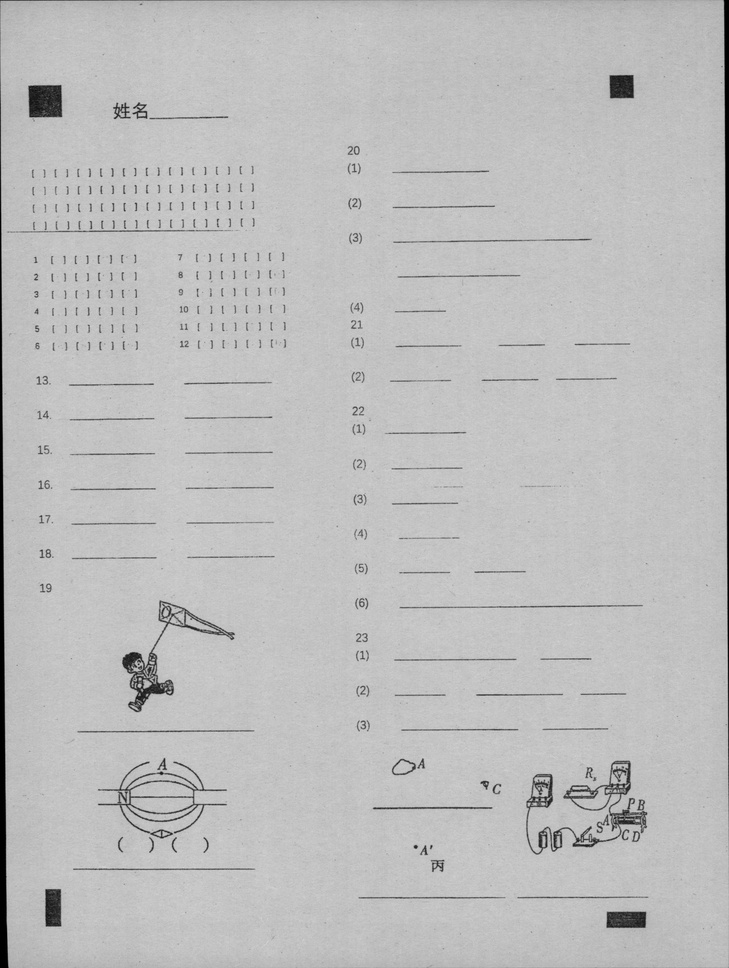
#> input picture app/templates/混合题模板_客观主观_v1/template_20260512_drawing_layout.jpg, 729 x 968 px, shrunk from 2320 x 3081 before the run
$ python marker_detector.py 'templates/混合题模板_客观主观_v1/template_20260512_drawing_layout.jpg' --debug-image 'templates/混合题模板_客观主观_v1/template.jpg' --aligned-image 'templates/混合题模板_客观主观_v1/template.jpg'
#> lines starting #> are read from the running program, lines starting #| are printed output that depends on the picture; after the words box and inside, x2 and y2 are one past the last pixel; in counts of white or black regions, pixels touching at a corner belong together
from __future__ import annotations

import argparse
import json
from dataclasses import dataclass, asdict
from pathlib import Path
from typing import Dict, List, Tuple

import cv2
import numpy as np
from PIL import Image

PROJECT_DIR = Path(__file__).resolve().parent
DEFAULT_TEMPLATE_JSON = PROJECT_DIR / 'marker_template.json'
DEFAULT_DEBUG_IMAGE = PROJECT_DIR / 'marker_detection_debug.png'
DEFAULT_ALIGNED_IMAGE = PROJECT_DIR / 'marker_aligned_preview.png'
EDGE_IGNORE_PX = 16


@dataclass
class MarkerSpec:
    key: str
    label: str
    roi: Tuple[float, float, float, float]  # x1, y1, x2, y2 in relative coords
    expected_ratio: float
    min_ratio: float
    max_ratio: float
    min_area_ratio: float
    max_area_ratio: float = 0.0025


MARKER_SPECS: List[MarkerSpec] = [
    MarkerSpec('top_left_big_square', '左上大方块', (0.00, 0.00, 0.22, 0.15), 1.0, 0.75, 1.30, 0.0006, 0.0018),
    MarkerSpec('top_right_small_square', '右上小方块', (0.78, 0.00, 1.00, 0.15), 1.0, 0.75, 1.30, 0.00030, 0.00085),
    MarkerSpec('bottom_left_vertical_rect', '左下竖矩形', (0.00, 0.85, 0.22, 1.00), 0.45, 0.20, 0.75, 0.00035, 0.0010),
    MarkerSpec('bottom_right_horizontal_rect', '右下横矩形', (0.78, 0.85, 1.00, 1.00), 2.35, 1.50, 3.50, 0.00035, 0.0012),
]


@dataclass
class Detection:
    key: str
    label: str
    bbox: Tuple[int, int, int, int]
    center: Tuple[float, float]
    area: float
    ratio: float
    score: float


ROTATIONS = [
    ('rot0', None),
    ('rot180', cv2.ROTATE_180),
    ('rot90cw', cv2.ROTATE_90_CLOCKWISE),
    ('rot90ccw', cv2.ROTATE_90_COUNTERCLOCKWISE),
]


def load_bgr(image_path: Path) -> np.ndarray:
    pil = Image.open(image_path).convert('RGB')
    return cv2.cvtColor(np.array(pil), cv2.COLOR_RGB2BGR)


def preprocess(bgr: np.ndarray) -> np.ndarray:
    gray = cv2.cvtColor(bgr, cv2.COLOR_BGR2GRAY)
    blur = cv2.GaussianBlur(gray, (5, 5), 0)
    _, th = cv2.threshold(blur, 0, 255, cv2.THRESH_BINARY_INV + cv2.THRESH_OTSU)
    kernel = cv2.getStructuringElement(cv2.MORPH_RECT, (3, 3))
    th = cv2.morphologyEx(th, cv2.MORPH_OPEN, kernel)
    return th


def roi_to_abs(spec: MarkerSpec, width: int, height: int) -> Tuple[int, int, int, int]:
    x1 = int(spec.roi[0] * width)
    y1 = int(spec.roi[1] * height)
    x2 = int(spec.roi[2] * width)
    y2 = int(spec.roi[3] * height)
    return x1, y1, x2, y2


def contour_score(spec: MarkerSpec, x: int, y: int, w: int, h: int, area: float, img_w: int, img_h: int) -> float:
    if h <= 0 or w <= 0:
        return -1.0
    ratio = w / h
    if not (spec.min_ratio <= ratio <= spec.max_ratio):
        return -1.0
    area_ratio = area / (img_w * img_h)
    if not (spec.min_area_ratio <= area_ratio <= spec.max_area_ratio):
        return -1.0
    fill = area / max(w * h, 1)
    ratio_penalty = abs(ratio - spec.expected_ratio)
    score = area * 0.001 + fill * 10.0 - ratio_penalty * 6.0
    return float(score)


def detect_marker_in_roi(binary: np.ndarray, spec: MarkerSpec) -> Detection | None:
    img_h, img_w = binary.shape[:2]
    rx1, ry1, rx2, ry2 = roi_to_abs(spec, img_w, img_h)
    roi = binary[ry1:ry2, rx1:rx2]
    contours, _ = cv2.findContours(roi, cv2.RETR_EXTERNAL, cv2.CHAIN_APPROX_SIMPLE)

    best = None
    best_score = -1e18
    for cnt in contours:
        area = cv2.contourArea(cnt)
        if area <= 0:
            continue
        x, y, w, h = cv2.boundingRect(cnt)
        ax, ay = rx1 + x, ry1 + y
        if ax <= EDGE_IGNORE_PX or ay <= EDGE_IGNORE_PX or ax + w >= img_w - EDGE_IGNORE_PX or ay + h >= img_h - EDGE_IGNORE_PX:
            # 扫描仪边缘黑边通常会贴边，优先排除
            continue
        score = contour_score(spec, ax, ay, w, h, area, img_w, img_h)
        if score > best_score:
            ratio = w / max(h, 1)
            best_score = score
            best = Detection(
                key=spec.key,
                label=spec.label,
                bbox=(ax, ay, w, h),
                center=(ax + w / 2, ay + h / 2),
                area=float(area),
                ratio=float(ratio),
                score=float(score),
            )
    return best


def validate_marker_layout(detections: Dict[str, Detection], img_w: int, img_h: int) -> bool:
    if len(detections) != 4:
        return False
    tl = detections.get('top_left_big_square')
    tr = detections.get('top_right_small_square')
    bl = detections.get('bottom_left_vertical_rect')
    br = detections.get('bottom_right_horizontal_rect')
    if not (tl and tr and bl and br):
        return False
    if tl.score <= 0 or tr.score <= 0 or bl.score <= 0 or br.score <= 0:
        return False
    # 左上大方块必须明显大于右上小方块
    if tl.area < tr.area * 1.15:
        return False
    # 四角形成的矩形几何对齐约束（上下边水平，左右边竖直）
    if abs(tl.center[1] - tr.center[1]) / img_h > 0.06:
        return False
    if abs(bl.center[1] - br.center[1]) / img_h > 0.06:
        return False
    if abs(tl.center[0] - bl.center[0]) / img_w > 0.06:
        return False
    if abs(tr.center[0] - br.center[0]) / img_w > 0.06:
        return False
    return True


def detect_markers_once(bgr: np.ndarray) -> Tuple[Dict[str, Detection], float]:
    binary = preprocess(bgr)
    img_h, img_w = binary.shape[:2]
    detections: Dict[str, Detection] = {}
    total_score = 0.0
    for spec in MARKER_SPECS:
        det = detect_marker_in_roi(binary, spec)
        if det is None:
            return {}, -1e18
        detections[spec.key] = det
        total_score += det.score
    if not validate_marker_layout(detections, img_w, img_h):
        return {}, -1e18
    return detections, total_score


def rotate_bgr(bgr: np.ndarray, code) -> np.ndarray:
    return bgr if code is None else cv2.rotate(bgr, code)


def detect_markers_with_orientation(bgr: np.ndarray, allowed_rotations=None):
    best = None
    for rotation_name, rotation_code in ROTATIONS:
        if allowed_rotations and rotation_name not in allowed_rotations:
            continue
        rotated = rotate_bgr(bgr, rotation_code)
        detections, score = detect_markers_once(rotated)
        if not detections:
            continue
        if best is None or score > best['score']:
            best = {
                'rotation': rotation_name,
                'score': score,
                'image': rotated,
                'detections': detections,
            }
    if best is None:
        raise RuntimeError('未能识别到完整的四个定位点，请检查模板图或标记形状。')
    return best


def draw_debug(bgr: np.ndarray, detections: Dict[str, Detection], out_path: Path):
    debug = bgr.copy()
    for spec in MARKER_SPECS:
        det = detections.get(spec.key)
        rx1, ry1, rx2, ry2 = roi_to_abs(spec, debug.shape[1], debug.shape[0])
        cv2.rectangle(debug, (rx1, ry1), (rx2, ry2), (180, 180, 0), 2)
        if det is None:
            continue
        x, y, w, h = det.bbox
        cv2.rectangle(debug, (x, y), (x + w, y + h), (0, 0, 255), 3)
        cv2.putText(
            debug,
            f"{spec.label} r={det.ratio:.2f}",
            (x, max(20, y - 8)),
            cv2.FONT_HERSHEY_SIMPLEX,
            0.7,
            (0, 0, 255),
            2,
            cv2.LINE_AA,
        )
    cv2.imwrite(str(out_path), debug)


def to_jsonable(best_result: dict, source_file: str) -> dict:
    img = best_result['image']
    detections = best_result['detections']
    return {
        'source_file': source_file,
        'rotation': best_result['rotation'],
        'page_size': {'width': int(img.shape[1]), 'height': int(img.shape[0])},
        'markers': {
            key: {
                'label': det.label,
                'bbox': {'x': int(det.bbox[0]), 'y': int(det.bbox[1]), 'w': int(det.bbox[2]), 'h': int(det.bbox[3])},
                'center': {'x': round(det.center[0], 2), 'y': round(det.center[1], 2)},
                'area': round(det.area, 2),
                'ratio': round(det.ratio, 3),
                'score': round(det.score, 3),
            }
            for key, det in detections.items()
        },
    }


# [7 lines left out: function save_template_config, not called in this run]


def load_template_config(path: Path) -> dict:
    return json.loads(path.read_text(encoding='utf-8'))


# [17 lines left out: function align_bgr_to_template, not called in this run]


def align_to_template(best_result: dict, template_cfg: dict, out_path: Path):
    warped = align_bgr_to_template(best_result, template_cfg)
    cv2.imwrite(str(out_path), warped)


# [14 lines left out: functions align_image_path_to_template, auto_pick_latest_template, not called in this run]


def main():
    ap = argparse.ArgumentParser()
    ap.add_argument('image', nargs='?', help='待检测图片路径；不填时自动使用项目目录下最新模板图')
    ap.add_argument('--write-template', action='store_true', help='将当前图片识别结果写入 marker_template.json')
    ap.add_argument('--template-json', default=str(DEFAULT_TEMPLATE_JSON), help='模板定位点 JSON，用于对齐预览')
    ap.add_argument('--debug-image', default=str(DEFAULT_DEBUG_IMAGE), help='调试图输出路径')
    ap.add_argument('--aligned-image', default=str(DEFAULT_ALIGNED_IMAGE), help='对齐图输出路径')
    args = ap.parse_args()

    image_path = Path(args.image) if args.image else auto_pick_latest_template()
    bgr = load_bgr(image_path)
#> in load_bgr, pil is the input picture: PIL image 729x968 RGB; min 0, max 216, mean 189.3
    best = detect_markers_with_orientation(bgr)
#> the loop in detect_markers_with_orientation, `for rotation_name, rotation_code in ROTATIONS:` made 4 passes
#> score on passes 1 to 4: 37.42, -1e+18, -1e+18, -1e+18
#> pass 1, in preprocess, `_, th = cv2.threshold(blur, 0, 255, cv2.THRESH_BINARY_INV + cv2.THRESH..`:
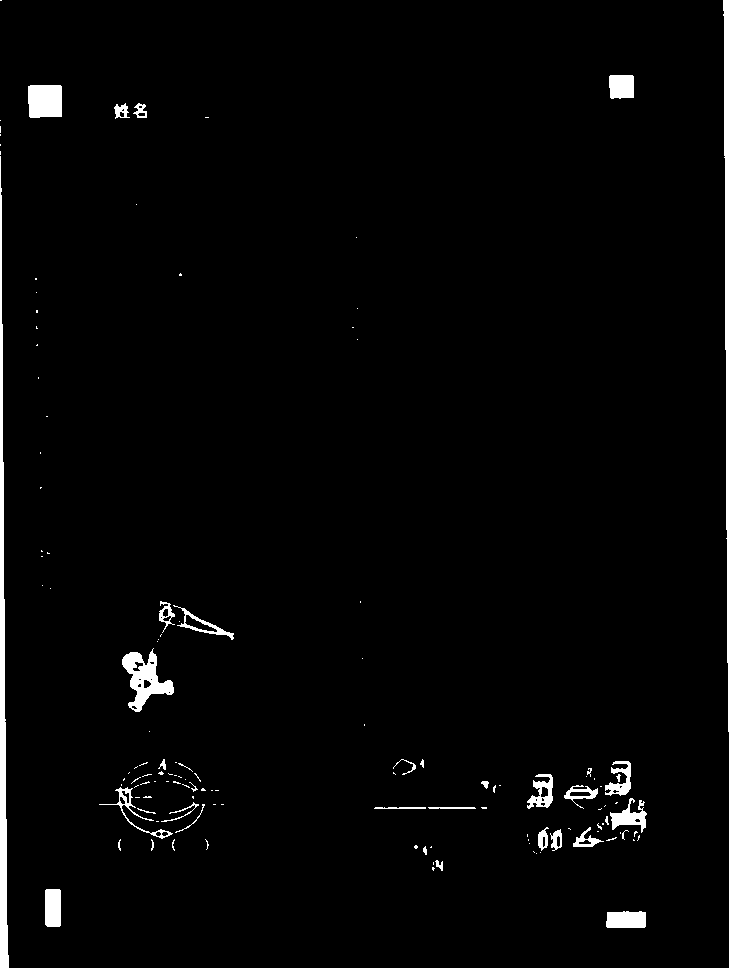
#> th: shape (968, 729); 2.1% white; 133 white regions (96 under 20 px), largest, box (x1, y1, x2, y2) and area: (0, 156, 9, 968) 3561, (723, 0, 729, 732) 2446, (122, 648, 174, 712) 1435
#> pass 1, in preprocess, `th = cv2.morphologyEx(th, cv2.MORPH_OPEN, kernel)`:
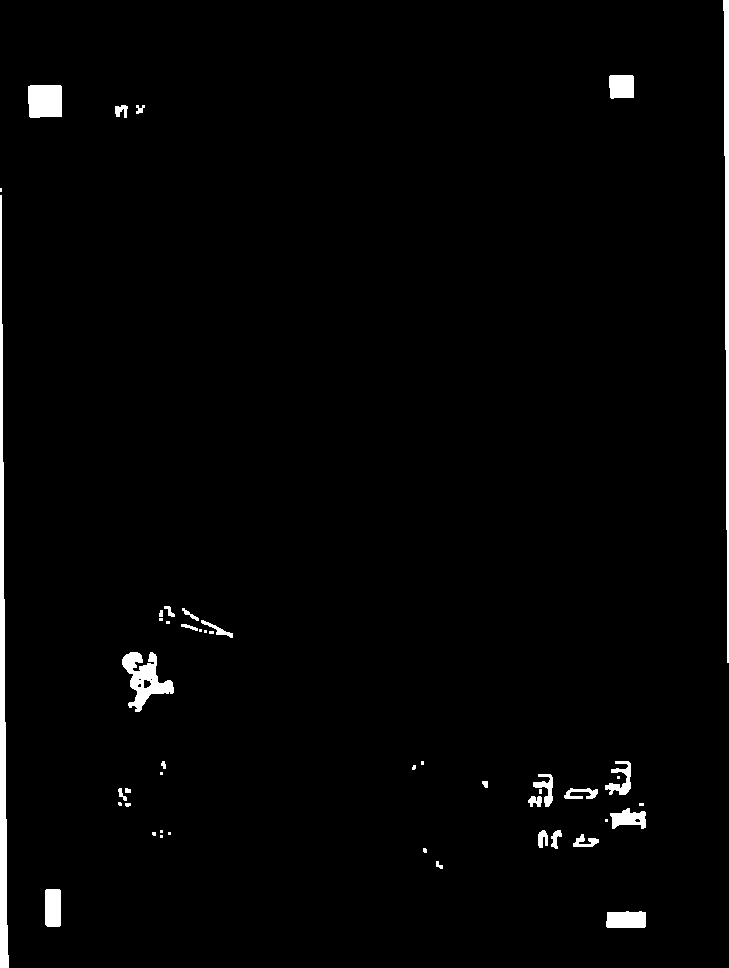
#> th: shape (968, 729); 1.8% white; 47 white regions (19 under 20 px), largest, box (x1, y1, x2, y2) and area: (0, 195, 9, 968) 3516, (723, 0, 729, 663) 2373, (122, 652, 174, 712) 1406
#> after the loop in detect_markers_with_orientation, `for rotation_name, rotation_code in ROTATIONS:`:
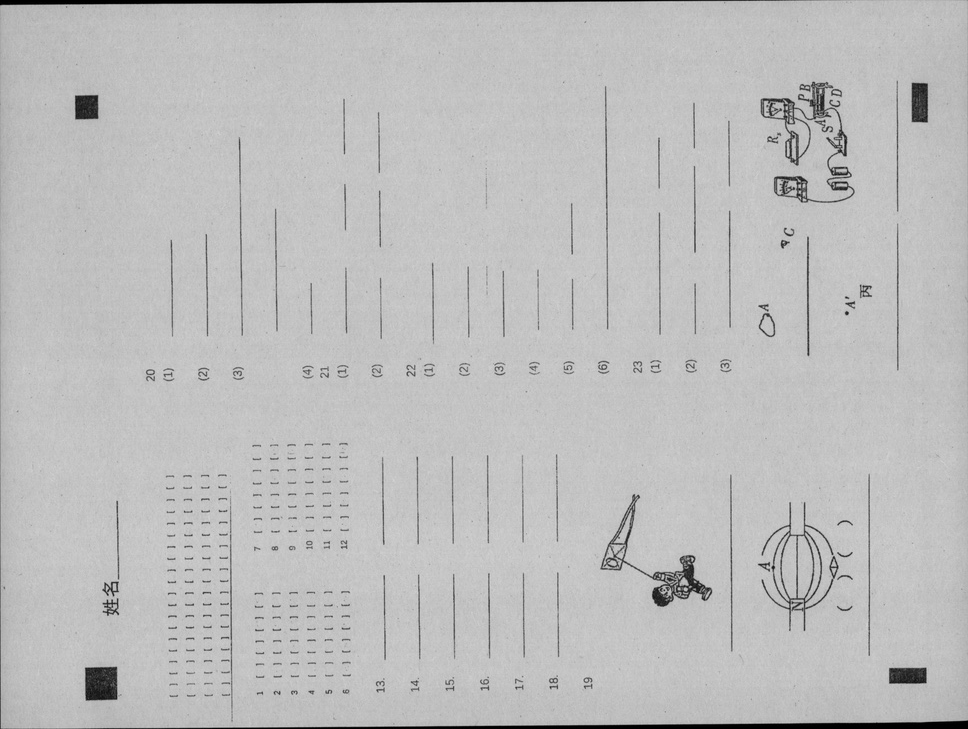
#> rotated: shape (729, 968, 3); min 0, max 216, mean 189.3
#> after the loop in detect_markers_with_orientation, `for rotation_name, rotation_code in ROTATIONS:`: best = 4 items
#> best = 4 items
    draw_debug(best['image'], best['detections'], Path(args.debug_image))
#> the loop in draw_debug, `for spec in MARKER_SPECS:` made 4 passes
#> (x, y, w, h) on passes 1 to 4: (28, 85, 34, 33), (609, 75, 25, 24), (45, 889, 16, 38), (606, 911, 40, 17)
#> after the loop in draw_debug, `for spec in MARKER_SPECS:`:
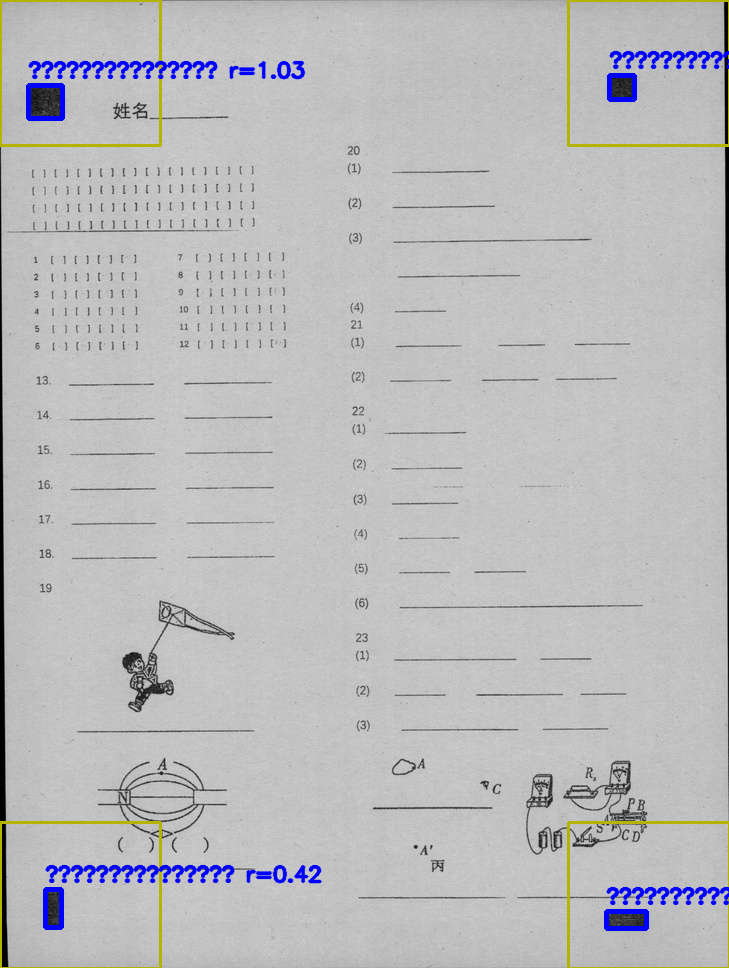
#> debug: shape (968, 729, 3); 2.41% of pixels changed, all inside (x1, y1, x2, y2) = (0, 0, 729, 968)
    result_json = to_jsonable(best, image_path.name)
#> result_json = 4 items
    print(json.dumps(result_json, ensure_ascii=False, indent=2))
#> (printed output is left out)

    if args.write_template:
        save_template_config(best, image_path.name, Path(args.template_json))
        print(f'Wrote template config: {args.template_json}')
    elif Path(args.template_json).exists():
        template_cfg = load_template_config(Path(args.template_json))
        align_to_template(best, template_cfg, Path(args.aligned_image))
        print(f'Wrote aligned preview: {args.aligned_image}')

    print(f'Wrote debug image: {args.debug_image}')


if __name__ == '__main__':
    main()
